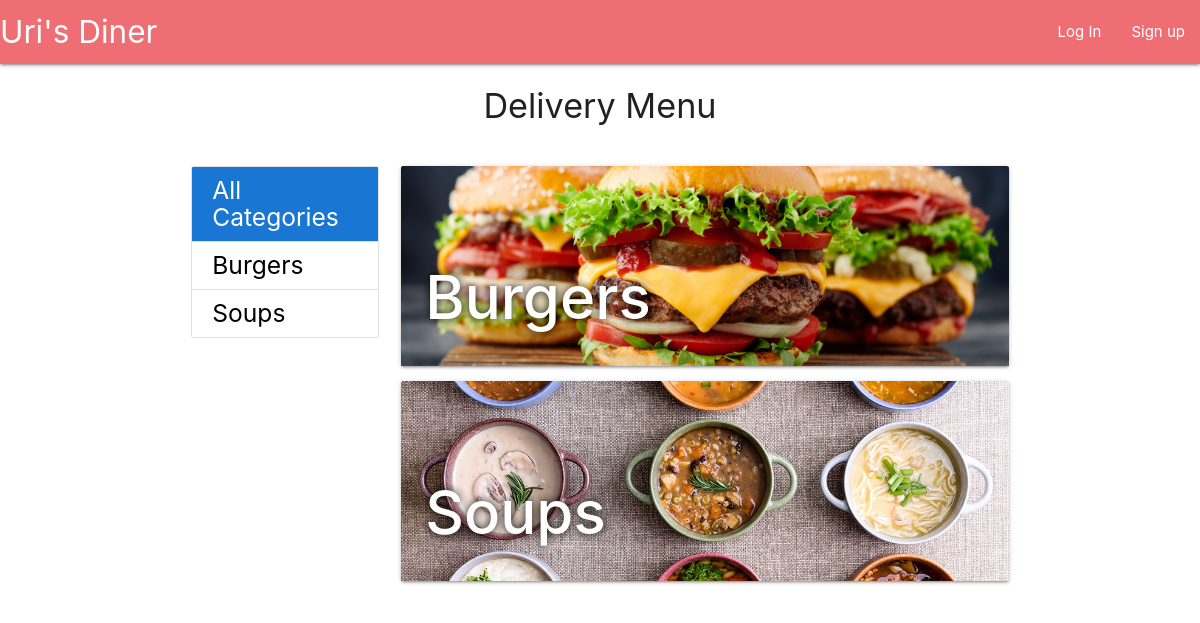
The app's page /menu/ with its own data.
### main/models.py (models this page shows)
class Category(models.Model):
    name = models.CharField(max_length=100, blank=False, unique=True)
    is_deleted = models.BooleanField(default=False)
    image_Url = models.TextField(null=True, blank=True)
    image_file = models.ImageField(upload_to=category_image_path, null=True, blank=True)
    def __str__(self):
        return self.name

### main/views.py (the view)
# urls.py: path('menu/', views.menu_all_categories, name="menu_all_categories"),
def menu_all_categories(request):
    categories_list = Category.objects.filter(is_deleted=False)
    form = ItemAmountForm()
    return render(request, 'main/menu_all_categories.html', {
        'categories_list':categories_list,
        'form':form})

### main/context_processors.py (called while the page is built)
def site_wide_data(request):
    try:
        data = {
        'open_orders_number' : len(Cart.objects.filter(delivery__is_delivered=False)),
        'my_open_orders_number' : len(Delivery.objects.filter(order__user=request.user).filter(is_delivered=False)),
        'my_cart_items_number' : len(User.objects.get(id=request.user.id).cart_set.last().item_set.all())
        }
    except:
        data = {}
    return data

### main/templates/main/menu_all_categories.html
{% extends 'layouts/menu.html' %}
{% block menu-content %}
<div>
  {% for category in categories_list %}
  <div class="card hoverable">
    <a href="{% url 'menu_category_dishes' category_id=category.id %}">
      <div class="card-image">
        <img class="category-img" {% if category.image_file %}
          src="{{category.image_file.url}}" {% else %}
          src="{{category.image_Url}}" {% endif %} alt="{{category.name}}">
        <span class="card-title category-title">{{category.name}} </span>
      </div>
    </a>
  </div>
  {% endfor %}
</div>
{% endblock menu-content %}

### templates/layouts/menu.html (shortened to what this page needs)
{% extends 'layouts/main.html' %}
{% block main-content %}
<div class="container">
  <div class="row center-align">
    <h4>Delivery Menu</h4>
  </div>
  <div class="row">
    <div class="col l3">
      <ul class="collection">
        {% url 'menu_all_categories' as url %}
        <a class="collection-item {% if request.path == url %} active {% endif %}"
          href="{{url}}">
          <h5 class="no-top-bottom-margin">All Categories</h5>
        </a>
        {% for category in categories_list %}
        {% url 'menu_category_dishes' category_id=category.id as url %}
        <a class="collection-item {% if request.path == url  %} active {% endif %}"
          href="{{ url }}">
          <h5 class="no-top-bottom-margin">{{category}}</h5>
        </a>
        {% endfor %}
      </ul>
    </div>
    <div class="col l9">
      {% block menu-content %}
      {% endblock menu-content %}
    </div>
  </div>
</div>
{% endblock main-content %}

### static/css/custom.css (style rules this page uses)
.category-img { height: 200px; width: 100%; object-fit: cover; }
.no-top-bottom-margin { margin-bottom: 0px; margin-top: 0px; }
.category-title { text-shadow: 0px 0px 10px black; font-size: 60px !important; font-weight: 500 !important; }

### records on screen
Category: name "Burgers", image_file+name (picture)
Category: name "Soups", image_file+name (picture)
